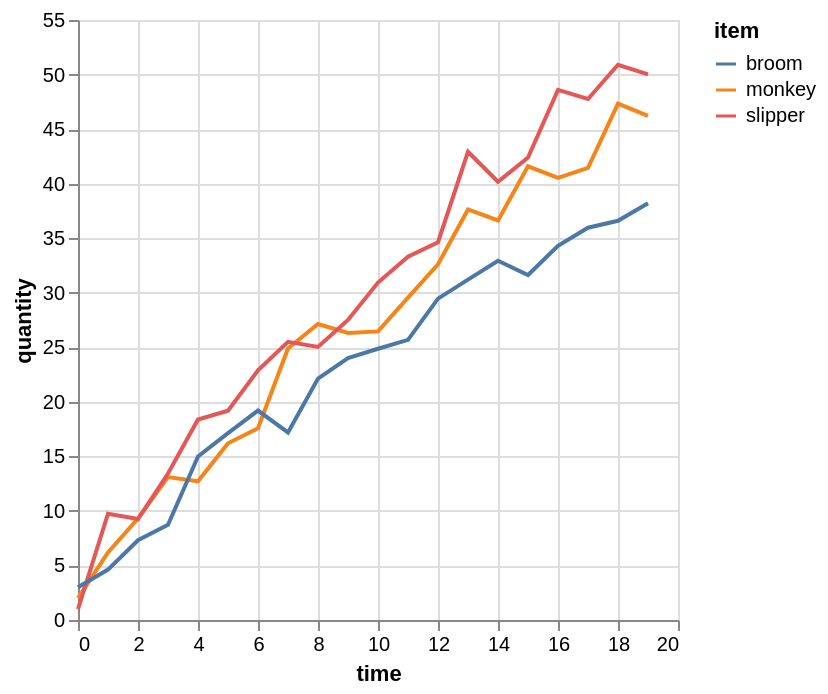

Write the Vega-Lite specification saved for this chart.
### Vega-Lite specification from a JSON file in a GitHub repository (floating-point values rounded to 4 significant figures)
{"$schema": "https://vega.github.io/schema/vega-lite/v5.json", "mark": "line", "data": {"values": [{"time": 0, "quantity": 2, "item": "monkey"}, {"time": 1, "quantity": 6.193, "item": "monkey"}, {"time": 2, "quantity": 9.3, "item": "monkey"}, {"time": 3, "quantity": 13.1, "item": "monkey"}, {"time": 4, "quantity": 12.71, "item": "monkey"}, {"time": 5, "quantity": 16.19, "item": "monkey"}, {"time": 6, "quantity": 17.58, "item": "monkey"}, {"time": 7, "quantity": 24.89, "item": "monkey"}, {"time": 8, "quantity": 27.13, "item": "monkey"}, {"time": 9, "quantity": 26.32, "item": "monkey"}, {"time": 10, "quantity": 26.46, "item": "monkey"}, {"time": 11, "quantity": 29.55, "item": "monkey"}, {"time": 12, "quantity": 32.61, "item": "monkey"}, {"time": 13, "quantity": 37.63, "item": "monkey"}, {"time": 14, "quantity": 36.63, "item": "monkey"}, {"time": 15, "quantity": 41.59, "item": "monkey"}, {"time": 16, "quantity": 40.53, "item": "monkey"}, {"time": 17, "quantity": 41.45, "item": "monkey"}, {"time": 18, "quantity": 47.34, "item": "monkey"}, {"time": 19, "quantity": 46.21, "item": "monkey"}, {"time": 0, "quantity": 1, "item": "slipper"}, {"time": 1, "quantity": 9.743, "item": "slipper"}, {"time": 2, "quantity": 9.259, "item": "slipper"}, {"time": 3, "quantity": 13.42, "item": "slipper"}, {"time": 4, "quantity": 18.38, "item": "slipper"}, {"time": 5, "quantity": 19.19, "item": "slipper"}, {"time": 6, "quantity": 22.89, "item": "slipper"}, {"time": 7, "quantity": 25.5, "item": "slipper"}, {"time": 8, "quantity": 25.04, "item": "slipper"}, {"time": 9, "quantity": 27.51, "item": "slipper"}, {"time": 10, "quantity": 30.93, "item": "slipper"}, {"time": 11, "quantity": 33.3, "item": "slipper"}, {"time": 12, "quantity": 34.63, "item": "slipper"}, {"time": 13, "quantity": 42.92, "item": "slipper"}, {"time": 14, "quantity": 40.17, "item": "slipper"}, {"time": 15, "quantity": 42.4, "item": "slipper"}, {"time": 16, "quantity": 48.59, "item": "slipper"}, {"time": 17, "quantity": 47.75, "item": "slipper"}, {"time": 18, "quantity": 50.9, "item": "slipper"}, {"time": 19, "quantity": 50.01, "item": "slipper"}, {"time": 0, "quantity": 3, "item": "broom"}, {"time": 1, "quantity": 4.624, "item": "broom"}, {"time": 2, "quantity": 7.31, "item": "broom"}, {"time": 3, "quantity": 8.727, "item": "broom"}, {"time": 4, "quantity": 14.99, "item": "broom"}, {"time": 5, "quantity": 17.13, "item": "broom"}, {"time": 6, "quantity": 19.19, "item": "broom"}, {"time": 7, "quantity": 17.19, "item": "broom"}, {"time": 8, "quantity": 22.13, "item": "broom"}, {"time": 9, "quantity": 24.02, "item": "broom"}, {"time": 10, "quantity": 24.87, "item": "broom"}, {"time": 11, "quantity": 25.68, "item": "broom"}, {"time": 12, "quantity": 29.46, "item": "broom"}, {"time": 13, "quantity": 31.21, "item": "broom"}, {"time": 14, "quantity": 32.93, "item": "broom"}, {"time": 15, "quantity": 31.63, "item": "broom"}, {"time": 16, "quantity": 34.3, "item": "broom"}, {"time": 17, "quantity": 35.96, "item": "broom"}, {"time": 18, "quantity": 36.59, "item": "broom"}, {"time": 19, "quantity": 38.21, "item": "broom"}]}, "encoding": {"color": {"field": "item", "type": "nominal"}, "x": {"field": "time", "type": "quantitative"}, "y": {"field": "quantity", "type": "quantitative"}}}
